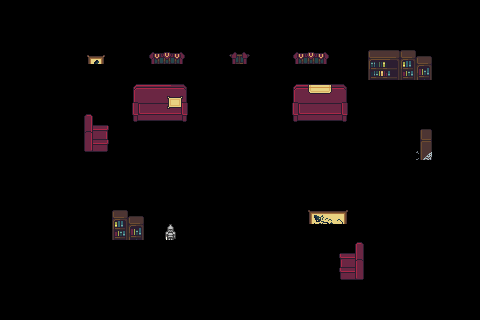

Below is a game level as drawn by its tile map, then a one-line description and the .tmx file that defines it, in full:
An orthogonal 30x20 tile map with 16x16 px tiles, 1 tile layer (ObjectsCollision), 3 hidden layers not drawn, 3 tilesets.

<map version="1.10" tiledversion="1.10.2" orientation="orthogonal" renderorder="right-down" width="30" height="20" tilewidth="16" tileheight="16" infinite="0" nextlayerid="6" nextobjectid="1">
 <editorsettings>
  <export target="map3.json" format="json" />
 </editorsettings>
 <tileset firstgid="1" source="manorTiles.tsx" />
 <tileset firstgid="41" source="manorTilesDeco.tsx" />
 <tileset firstgid="251" source="Knight1_Move.tsx" />
 <layer id="1" name="Bottom" width="30" height="20" visible="0" locked="1">
  <data encoding="csv">
0,0,0,0,0,0,0,0,0,0,0,0,0,0,0,0,0,0,0,0,0,0,0,0,0,0,0,0,0,0,
0,0,0,0,0,0,0,0,0,0,0,0,0,0,0,0,0,0,0,0,0,0,0,0,0,0,0,0,0,0,
0,0,0,0,0,0,0,0,0,0,0,0,0,0,0,0,0,0,0,0,0,0,0,0,0,0,0,0,0,0,
0,0,0,0,0,0,0,0,0,0,0,0,0,0,0,0,0,0,0,0,0,0,0,0,0,0,0,0,0,0,
0,0,0,21,21,21,21,21,21,21,21,21,21,21,21,21,21,21,21,21,21,21,21,21,21,21,21,0,0,0,
0,0,0,26,26,26,26,26,26,26,26,26,26,26,26,26,26,26,26,26,26,26,26,26,26,26,26,0,0,0,
0,0,0,26,26,26,26,26,26,26,26,26,26,26,26,26,26,26,26,26,26,26,26,26,26,26,26,0,0,0,
0,0,0,26,26,26,26,26,26,26,26,26,26,26,26,26,26,26,26,26,26,26,26,26,26,26,26,0,0,0,
0,0,0,26,26,26,26,26,26,26,26,26,26,26,26,26,26,26,26,26,26,26,26,26,26,26,26,0,0,0,
0,0,0,26,26,26,26,26,26,26,26,26,26,26,26,26,26,26,26,26,26,26,26,26,26,26,26,0,0,0,
0,0,0,26,26,26,26,26,26,26,26,26,26,26,26,26,26,26,26,26,26,26,26,26,26,26,26,0,0,0,
0,0,0,0,0,0,0,0,0,0,0,0,0,26,26,26,26,0,0,0,0,0,0,0,0,0,0,0,0,0,
0,0,0,0,0,0,0,0,0,0,0,0,0,27,28,27,28,0,0,0,0,0,0,0,0,0,0,0,0,0,
0,0,0,0,0,0,0,0,0,0,0,0,0,35,36,35,36,0,0,0,0,0,0,0,0,0,0,0,0,0,
0,0,0,0,0,0,0,21,21,21,21,21,21,26,26,26,26,21,21,21,21,21,21,0,0,0,0,0,0,0,
0,0,0,0,0,0,0,26,26,26,26,26,26,26,26,26,26,26,26,26,26,26,26,0,0,0,0,0,0,0,
0,0,0,0,0,0,0,26,26,26,26,26,26,26,26,26,26,26,26,26,26,26,26,0,0,0,0,0,0,0,
0,0,0,0,0,0,0,26,26,26,26,26,26,26,26,26,26,26,26,26,26,26,26,0,0,0,0,0,0,0,
0,0,0,0,0,0,0,0,0,0,0,0,0,0,0,0,0,0,0,0,0,0,0,0,0,0,0,0,0,0,
0,0,0,0,0,0,0,0,0,0,0,0,0,0,0,0,0,0,0,0,0,0,0,0,0,0,0,0,0,0
</data>
 </layer>
 <layer id="2" name="Collision" width="30" height="20" visible="0" locked="1">
  <data encoding="csv">
30,30,30,30,30,30,30,30,30,30,30,30,30,30,30,30,30,30,30,30,30,30,30,30,30,30,30,30,30,30,
30,30,30,30,30,30,30,30,30,30,30,30,30,30,30,30,30,30,30,30,30,30,30,30,30,30,30,30,30,30,
30,30,1,2,2,2,2,2,2,2,2,2,2,2,2,2,2,2,2,2,2,2,2,2,2,2,2,8,30,30,
30,30,9,10,10,10,10,10,10,10,10,10,10,10,10,10,10,10,10,10,10,10,10,10,10,10,10,16,30,30,
30,30,9,0,0,0,0,0,0,0,0,0,0,0,0,0,0,0,0,0,0,0,0,0,0,0,0,16,30,30,
30,30,9,0,0,0,0,0,0,0,0,0,0,0,0,0,0,0,0,0,0,0,0,0,0,0,0,16,30,30,
30,30,9,0,0,0,0,0,0,0,0,0,0,0,0,0,0,0,0,0,0,0,0,0,0,0,0,16,30,30,
30,30,9,0,0,0,0,0,0,0,0,0,0,0,0,0,0,0,0,0,0,0,0,0,0,0,0,16,30,30,
30,30,9,0,0,0,0,0,0,0,0,0,0,0,0,0,0,0,0,0,0,0,0,0,0,0,0,16,30,30,
30,30,9,0,0,0,0,0,0,0,0,0,0,0,0,0,0,0,0,0,0,0,0,0,0,0,0,16,30,30,
30,30,9,0,0,0,0,0,0,0,0,0,0,0,0,0,0,0,0,0,0,0,0,0,0,0,0,16,30,30,
30,30,33,34,34,34,34,34,34,34,34,34,25,0,0,0,0,31,34,34,34,34,34,34,34,34,34,32,30,30,
30,30,30,30,30,30,1,2,2,2,2,2,3,0,0,0,0,7,2,2,2,2,2,8,30,30,30,30,30,30,
30,30,30,30,30,30,9,10,10,10,10,10,10,0,0,0,0,10,10,10,10,10,10,16,30,30,30,30,30,30,
30,30,30,30,30,30,9,0,0,0,0,0,0,0,0,0,0,0,0,0,0,0,0,16,30,30,30,30,30,30,
30,30,30,30,30,30,9,0,0,0,0,0,0,0,0,0,0,0,0,0,0,0,0,16,30,30,30,30,30,30,
30,30,30,30,30,30,9,0,0,0,0,0,0,0,0,0,0,0,0,0,0,0,0,16,30,30,30,30,30,30,
30,30,30,30,30,30,9,0,0,0,0,0,0,0,0,0,0,0,0,0,0,0,0,16,30,30,30,30,30,30,
30,30,30,30,30,30,33,34,34,34,34,34,34,34,34,34,34,34,34,34,34,34,34,32,30,30,30,30,30,30,
30,30,30,30,30,30,30,30,30,30,30,30,30,30,30,30,30,30,30,30,30,30,30,30,30,30,30,30,30,30
</data>
 </layer>
 <layer id="5" name="ObjectsCollision" width="30" height="20" locked="1">
  <data encoding="csv">
0,0,0,0,0,0,0,0,0,0,0,0,0,0,0,0,0,0,0,0,0,0,0,0,0,0,0,0,0,0,
0,0,0,0,0,0,0,0,0,0,0,0,0,0,0,0,0,0,0,0,0,0,0,0,0,0,0,0,0,0,
0,0,0,0,0,0,0,0,0,0,0,0,0,0,0,0,0,0,0,0,0,0,0,0,0,0,0,0,0,0,
0,0,0,0,0,129,130,0,0,72,73,74,0,0,42,43,0,0,72,73,74,0,0,125,126,127,128,0,0,0,
0,0,0,0,0,0,0,0,0,0,0,0,0,0,0,0,0,0,0,0,0,0,0,139,140,141,142,0,0,0,
0,0,0,0,0,0,0,0,47,48,49,50,0,0,0,0,0,0,51,52,53,54,0,0,0,0,0,0,0,0,
0,0,0,0,0,0,0,0,61,62,63,64,0,0,0,0,0,0,65,66,67,68,0,0,0,0,0,0,0,0,
0,0,0,0,0,91,92,0,75,76,77,78,0,0,0,0,0,0,79,80,81,82,0,0,0,0,0,0,0,0,
0,0,0,0,0,105,106,0,0,0,0,0,0,0,0,0,0,0,0,0,0,0,0,0,0,0,168,0,0,0,
0,0,0,0,0,119,120,0,0,0,0,0,0,0,0,0,0,0,0,0,0,0,0,0,0,0,182,0,0,0,
0,0,0,0,0,0,0,0,0,0,0,0,0,0,0,0,0,0,0,0,0,0,0,0,0,0,0,0,0,0,
0,0,0,0,0,0,0,0,0,0,0,0,0,0,0,0,0,0,0,0,0,0,0,0,0,0,0,0,0,0,
0,0,0,0,0,0,0,0,0,0,0,0,0,0,0,0,0,0,0,0,0,0,0,0,0,0,0,0,0,0,
0,0,0,0,0,0,0,127,128,0,0,0,0,0,0,0,0,0,0,100,101,102,0,0,0,0,0,0,0,0,
0,0,0,0,0,0,0,141,142,0,265,0,0,0,0,0,0,0,0,0,0,0,0,0,0,0,0,0,0,0,
0,0,0,0,0,0,0,0,0,0,0,0,0,0,0,0,0,0,0,0,0,89,90,0,0,0,0,0,0,0,
0,0,0,0,0,0,0,0,0,0,0,0,0,0,0,0,0,0,0,0,0,103,104,0,0,0,0,0,0,0,
0,0,0,0,0,0,0,0,0,0,0,0,0,0,0,0,0,0,0,0,0,117,118,0,0,0,0,0,0,0,
0,0,0,0,0,0,0,0,0,0,0,0,0,0,0,0,0,0,0,0,0,0,0,0,0,0,0,0,0,0,
0,0,0,0,0,0,0,0,0,0,0,0,0,0,0,0,0,0,0,0,0,0,0,0,0,0,0,0,0,0
</data>
 </layer>
 <layer id="4" name="Top" width="30" height="20" visible="0" locked="1">
  <data encoding="csv">
0,0,0,0,0,0,0,0,0,0,0,0,0,0,0,0,0,0,0,0,0,0,0,0,0,0,0,0,0,0,
0,0,0,0,0,0,0,0,0,0,0,0,0,0,0,0,0,0,0,0,0,0,0,0,0,0,0,0,0,0,
0,0,0,0,0,0,0,0,0,0,0,0,0,0,0,0,0,0,0,0,0,0,0,0,0,0,0,0,0,0,
0,0,0,0,0,0,0,0,0,0,0,0,0,0,0,0,0,0,0,0,0,0,0,0,0,0,0,0,0,0,
0,0,0,0,0,143,144,0,0,86,87,88,0,0,56,57,0,0,86,87,88,0,0,0,0,0,0,0,0,0,
0,0,0,0,0,0,0,0,0,0,0,0,0,0,0,0,0,0,0,0,0,0,0,153,154,155,156,0,0,0,
0,0,0,0,0,0,0,0,0,0,0,0,0,0,0,0,0,0,0,0,0,0,0,0,0,0,0,0,0,0,
0,0,0,0,0,0,0,0,0,0,0,0,0,0,0,0,0,0,0,0,0,0,0,0,0,0,0,0,0,0,
0,0,0,0,0,0,0,0,0,174,175,176,0,0,0,0,0,0,174,175,176,0,0,0,0,0,0,0,0,0,
0,0,0,0,0,0,0,0,0,188,189,190,0,0,0,0,0,0,188,189,190,0,0,0,0,181,0,0,0,0,
0,0,0,0,0,0,0,0,0,0,0,0,0,0,0,0,0,0,0,0,0,0,0,0,0,195,0,0,0,0,
0,0,0,0,0,0,0,0,0,0,0,0,0,0,0,0,0,0,0,0,0,0,0,0,0,0,0,0,0,0,
0,0,0,0,0,0,0,0,0,0,0,0,0,0,0,0,0,0,0,0,0,0,0,0,0,0,0,0,0,0,
0,0,0,0,0,0,0,0,0,0,0,0,0,0,0,0,0,0,0,0,0,0,0,0,0,0,0,0,0,0,
0,0,0,0,0,0,0,0,0,0,0,0,0,0,0,0,0,0,0,114,115,116,0,0,0,0,0,0,0,0,
0,0,0,0,0,0,0,155,156,0,278,0,0,0,0,0,0,0,0,0,0,0,0,0,0,0,0,0,0,0,
0,0,0,0,0,0,0,0,0,0,0,0,0,0,0,0,0,0,131,132,0,0,0,0,0,0,0,0,0,0,
0,0,0,0,0,0,0,0,0,0,0,0,0,0,0,0,0,0,145,146,0,0,0,0,0,0,0,0,0,0,
0,0,0,0,0,0,0,0,0,0,0,0,0,0,0,0,0,0,0,0,0,0,0,0,0,0,0,0,0,0,
0,0,0,0,0,0,0,0,0,0,0,0,0,0,0,0,0,0,0,0,0,0,0,0,0,0,0,0,0,0
</data>
 </layer>
</map>
